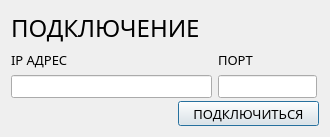
<?xml version="1.0" encoding="UTF-8"?>
<ui version="4.0">
 <class>Dialog</class>
 <widget class="QDialog" name="Dialog">
  <property name="geometry">
   <rect>
    <x>0</x>
    <y>0</y>
    <width>330</width>
    <height>137</height>
   </rect>
  </property>
  <property name="minimumSize">
   <size>
    <width>330</width>
    <height>137</height>
   </size>
  </property>
  <property name="maximumSize">
   <size>
    <width>330</width>
    <height>137</height>
   </size>
  </property>
  <property name="windowTitle">
   <string>Dialog</string>
  </property>
  <layout class="QVBoxLayout" name="verticalLayout_3">
   <item>
    <widget class="QLabel" name="label_head">
     <property name="font">
      <font>
       <family>Google Sans</family>
       <pointsize>18</pointsize>
      </font>
     </property>
     <property name="text">
      <string>ПОДКЛЮЧЕНИЕ</string>
     </property>
    </widget>
   </item>
   <item>
    <layout class="QHBoxLayout" name="horizontalLayout">
     <item>
      <layout class="QVBoxLayout" name="layout_ip">
       <item>
        <widget class="QLabel" name="label_ip">
         <property name="font">
          <font>
           <family>Google Sans</family>
           <pointsize>10</pointsize>
          </font>
         </property>
         <property name="text">
          <string>IP АДРЕС</string>
         </property>
        </widget>
       </item>
       <item>
        <widget class="QLineEdit" name="line_edit_ip">
         <property name="minimumSize">
          <size>
           <width>201</width>
           <height>23</height>
          </size>
         </property>
         <property name="maximumSize">
          <size>
           <width>201</width>
           <height>23</height>
          </size>
         </property>
         <property name="font">
          <font>
           <family>Google Sans</family>
           <pointsize>10</pointsize>
          </font>
         </property>
         <property name="text">
          <string/>
         </property>
        </widget>
       </item>
      </layout>
     </item>
     <item>
      <layout class="QVBoxLayout" name="layout_port">
       <item>
        <widget class="QLabel" name="label_port">
         <property name="font">
          <font>
           <family>Google Sans</family>
           <pointsize>10</pointsize>
          </font>
         </property>
         <property name="text">
          <string>ПОРТ</string>
         </property>
        </widget>
       </item>
       <item>
        <widget class="QLineEdit" name="line_edit_port">
         <property name="minimumSize">
          <size>
           <width>50</width>
           <height>23</height>
          </size>
         </property>
         <property name="maximumSize">
          <size>
           <width>99</width>
           <height>23</height>
          </size>
         </property>
         <property name="font">
          <font>
           <family>Google Sans</family>
           <pointsize>10</pointsize>
          </font>
         </property>
         <property name="text">
          <string/>
         </property>
        </widget>
       </item>
      </layout>
     </item>
    </layout>
   </item>
   <item>
    <layout class="QHBoxLayout" name="layout_button">
     <item>
      <spacer name="spacer">
       <property name="orientation">
        <enum>Qt::Horizontal</enum>
       </property>
       <property name="sizeHint" stdset="0">
        <size>
         <width>40</width>
         <height>20</height>
        </size>
       </property>
      </spacer>
     </item>
     <item>
      <widget class="QPushButton" name="button_connect">
       <property name="minimumSize">
        <size>
         <width>141</width>
         <height>25</height>
        </size>
       </property>
       <property name="font">
        <font>
         <family>Google Sans</family>
         <pointsize>10</pointsize>
        </font>
       </property>
       <property name="text">
        <string>ПОДКЛЮЧИТЬСЯ</string>
       </property>
      </widget>
     </item>
    </layout>
   </item>
  </layout>
 </widget>
 <resources/>
 <connections/>
</ui>
